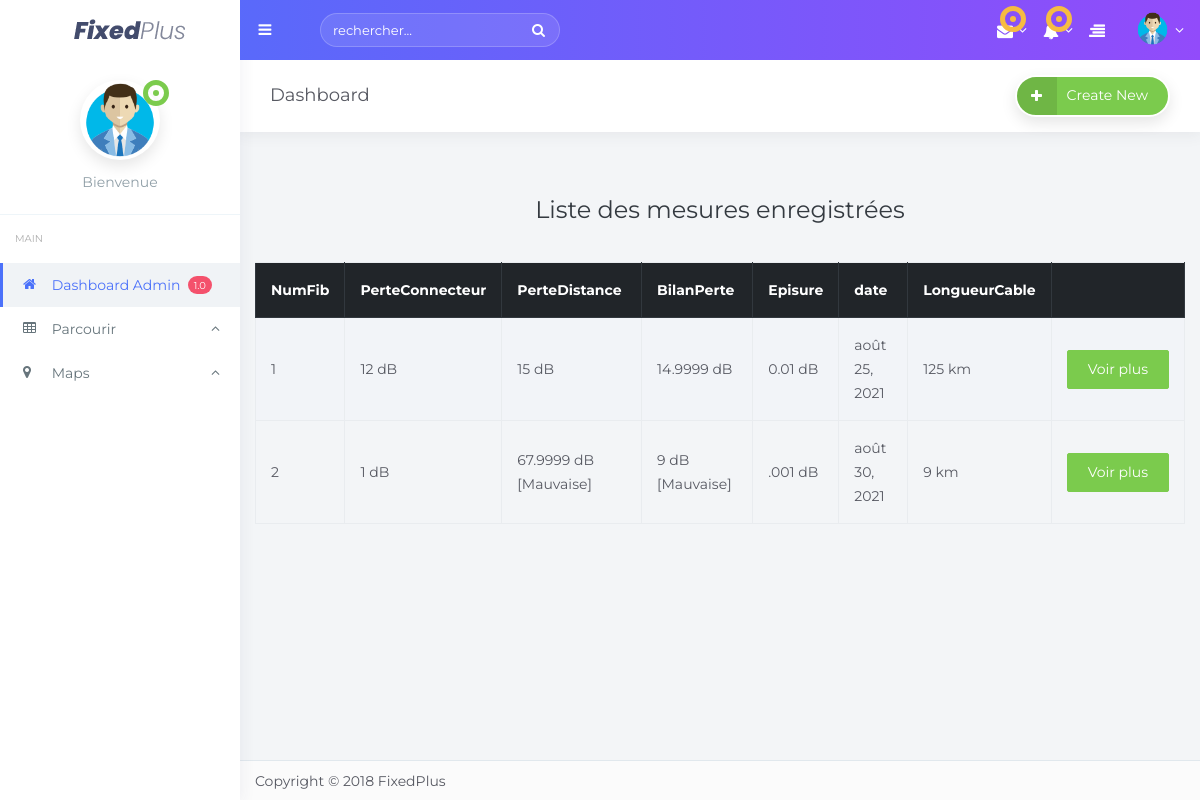
Page /pageadmin1/ on the earlier database version.
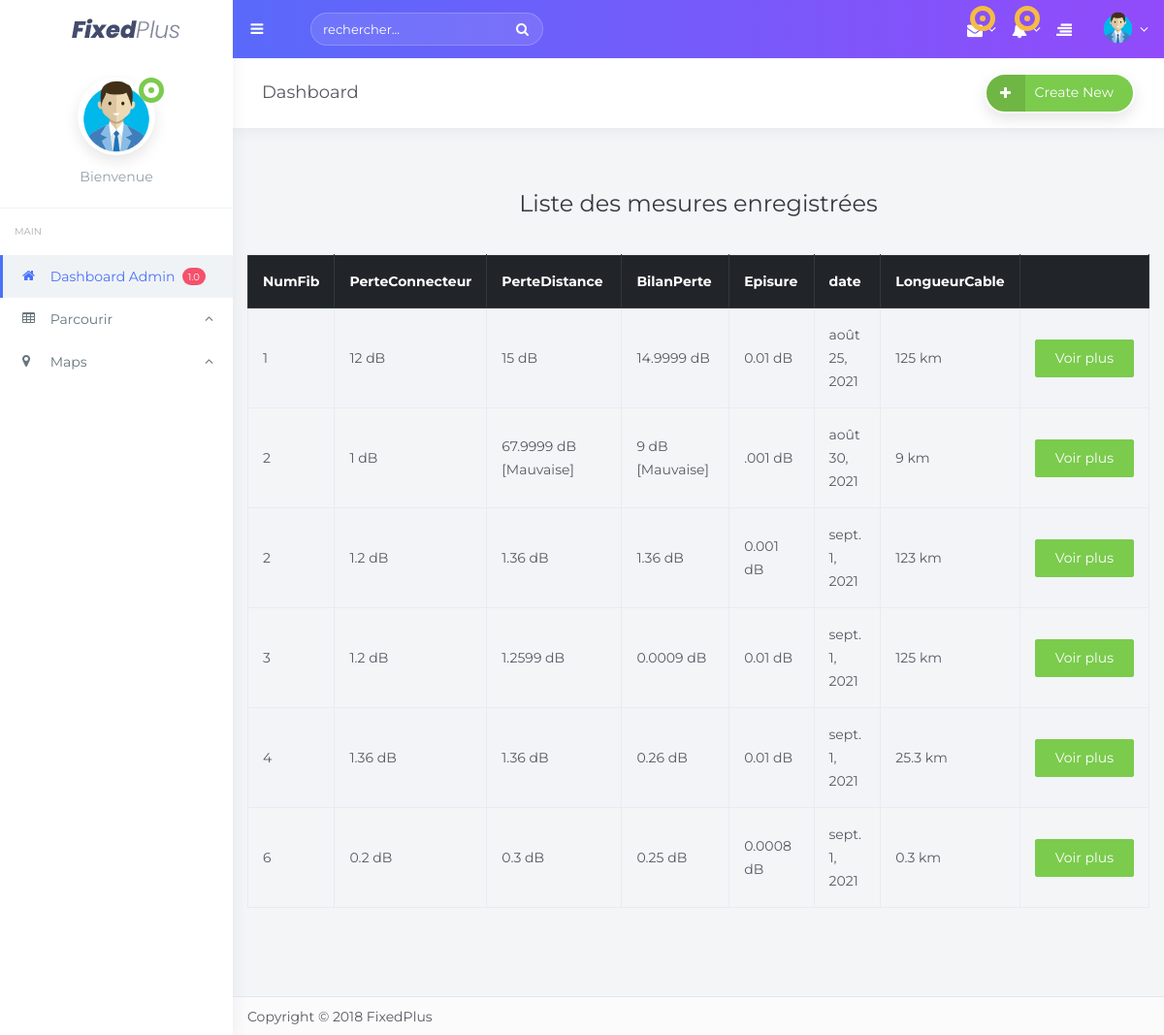
Same page on the later database version.
### tchat/models.py (models this page shows, shortened)
class Mesurer(models.Model):
    NumFiber=models.CharField(max_length=5)
    PerteConnecteur=models.CharField(max_length=50)
    CumuleConnecteur=models.CharField(max_length = 50)
    PerteDistance=models.CharField(max_length=50)
    CumuleDistance=models.CharField(max_length = 50)
    BilanPertes=models.CharField(max_length = 50)
    LongueurCable=models.CharField(max_length = 50)
    Episure=models.CharField(max_length = 50)
    rapport = models.CharField(max_length = 255, blank=True, editable=False)
    date = models.DateField(auto_now_add=True, null=True, blank=True, editable=False)

### tchat/views.py (the view)
# urls.py: path('pageadmin1/',adminView1,name ="adminView1"),
def adminView1(request):
       mesures= Mesurer.objects.all()
       context = {"liste_mesures":mesures}
       return render(request,'pageadmin.html',context)

### tchat/templates/pageadmin.html (shortened to what this page needs)
{% extends 'base3.html'%}
{% block content %}
{% load static %}
  <div class="row">
  <div class="text-dark text-center" style="padding:10px; margin:0;font-size:20px;width:100%;">&nbsp; <h2>Liste des mesures enregistrées</h2></div>
  <div style="clear:both; height: 20px">&nbsp;</div>
  <table id="table" class="table table-striped table-bordered table-white" style="width:100%;">
    <thead class="thead-dark">
    <tr>
      <th>NumFib</th>
      <th>PerteConnecteur</th>
      <th>PerteDistance</th>
      <th>BilanPerte</th>
      <th>Episure</th>
      <th>date</th>
      <th>LongueurCable</th>
      <th></th>
    </tr>
    </thead>
    <tbody>
      {% for reflecto in liste_mesures %}
      <tr>
        <td>{{reflecto.NumFiber}}</td>
        <td>{% if reflecto.PerteConnecteur >= '5' %}{{reflecto.PerteConnecteur}} dB [Mauvaise] {% else %}{{reflecto.PerteConnecteur}} dB{% endif %}</td>
        <td>{% if reflecto.PerteDistance >= '5' %}{{reflecto.PerteDistance}} dB [Mauvaise] {% else %}{{reflecto.PerteDistance}} dB{% endif %}</td>
        <td>{% if reflecto.BilanPertes >= '5' %}{{reflecto.BilanPertes}} dB [Mauvaise] {% else %}{{reflecto.BilanPertes}} dB{% endif %}</td>
        <td>{% if reflecto.Episure >= '0.1' %}{{reflecto.Episure}} dB [Mauvaise] {% else %}{{reflecto.Episure}} dB{% endif %}</td>
        <td>{{reflecto.date}}</td>
        <td>{{reflecto.LongueurCable}} km </td>
        <td>
            <a href="{% url 'rapport' reflecto.pk %}" class="btn btn-success text-white">Voir plus</a>
        </td>
      </tr>
      {% endfor %}
  </table>
  </div>
<div style="clear:both; height: 85px">&nbsp;</div>
{% endblock %}

Differences in the rows shown:
added Mesurer: NumFiber "2", PerteConnecteur "1.2", PerteDistance "1.36", BilanPertes "1.36", Episure "0.001", date "sept. 1, 2021", LongueurCable "123"
added Mesurer: NumFiber "3", PerteConnecteur "1.2", PerteDistance "1.2599", BilanPertes "0.0009", Episure "0.01", date "sept. 1, 2021", LongueurCable "125"
added Mesurer: NumFiber "4", PerteConnecteur "1.36", PerteDistance "1.36", BilanPertes "0.26", Episure "0.01", date "sept. 1, 2021", LongueurCable "25.3"
added Mesurer: NumFiber "6", PerteConnecteur "0.2", PerteDistance "0.3", BilanPertes "0.25", Episure "0.0008", date "sept. 1, 2021", LongueurCable "0.3"
